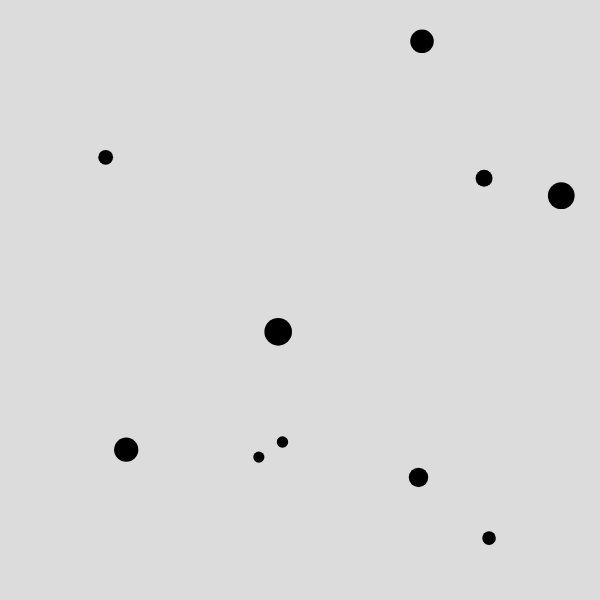
Frame 1 (no input)
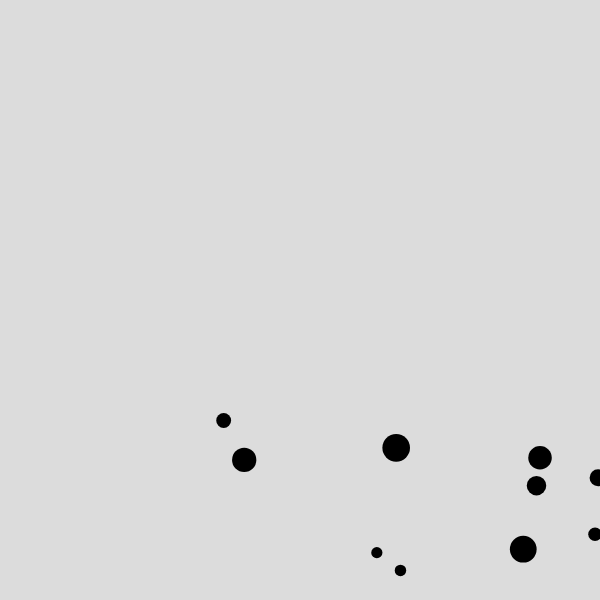
Frame 60 (no input)
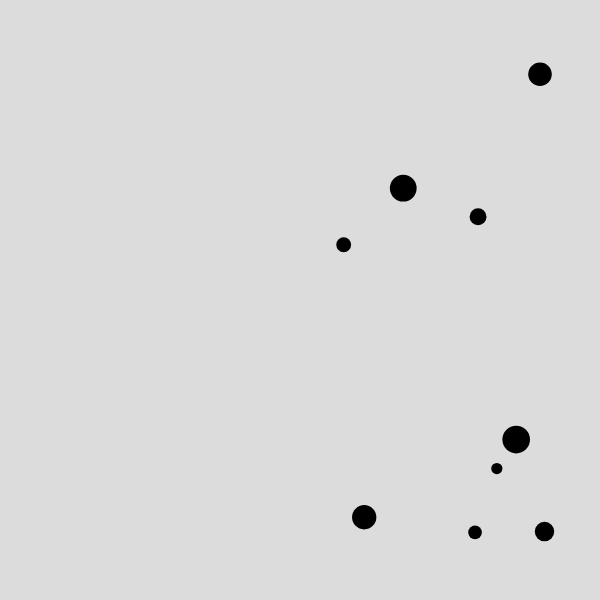
Frame 120 (the mouse pressed at the canvas centre since frame 60)

The p5.js sketch that drew these frames (run headless with seeded random() and noise() and a simulated clock; from frame 60 on, the mouse is pressed at the canvas centre):

// p5.js sketch
// ── sketch.js
let length = 600;
let width = 600;

let num_of_balls = 10;
let balls = []

function setup() {
  createCanvas(length, width);

  for (let i = 0; i < num_of_balls; i++) {
    balls.push(new Ball());
  }
}

function draw() {
  background(220);
  
  for (let i = 0; i < balls.length; i++) {
    balls[i].move();
    balls[i].display();
  }
}



class Ball {
  constructor() {
    this.weight = random(10, 30);
    this.xPos = random(0, length);
    this.yPos = random(0, width);
    this.xVel = 2;
    this.yVel = 0;
    this.xAcc = 0;
    this.yAcc = this.weight / 100;
  }

  move() {
    this.xPos += this.xVel;
    this.yPos += this.yVel;
    this.xVel += this.xAcc;
    this.yVel += this.yAcc;

    if (this.yPos > width || this.yPos < 0) {
      this.yVel *= -1;
    }
    if (this.xPos > length || this.xPos < 0) {
      this.xVel *= -1;
    }
  }

  display() {
    strokeWeight(this.weight);
    point(this.xPos, this.yPos);
  }
}
